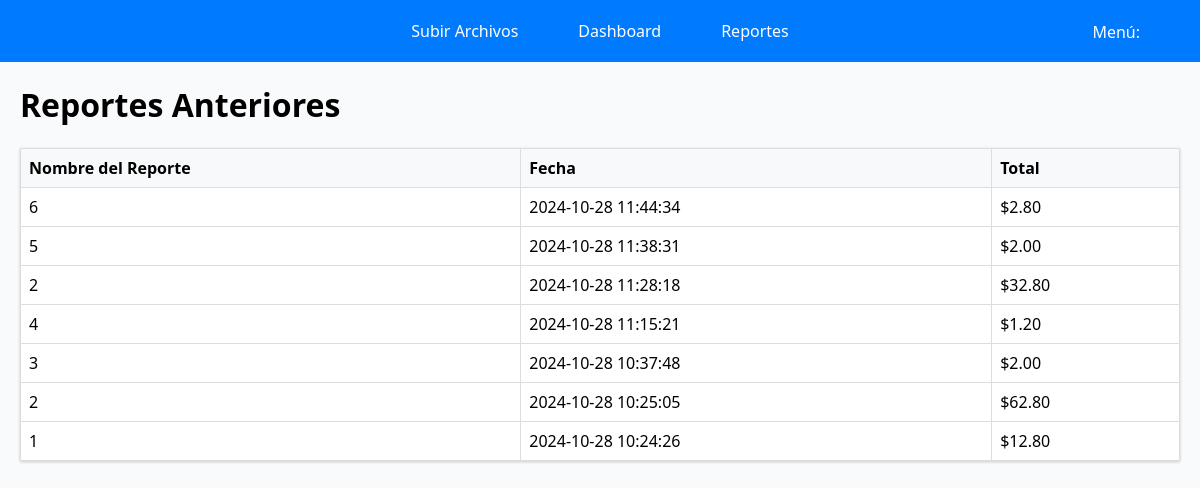
The app's page /reportes.anteriores (signed in), older data.
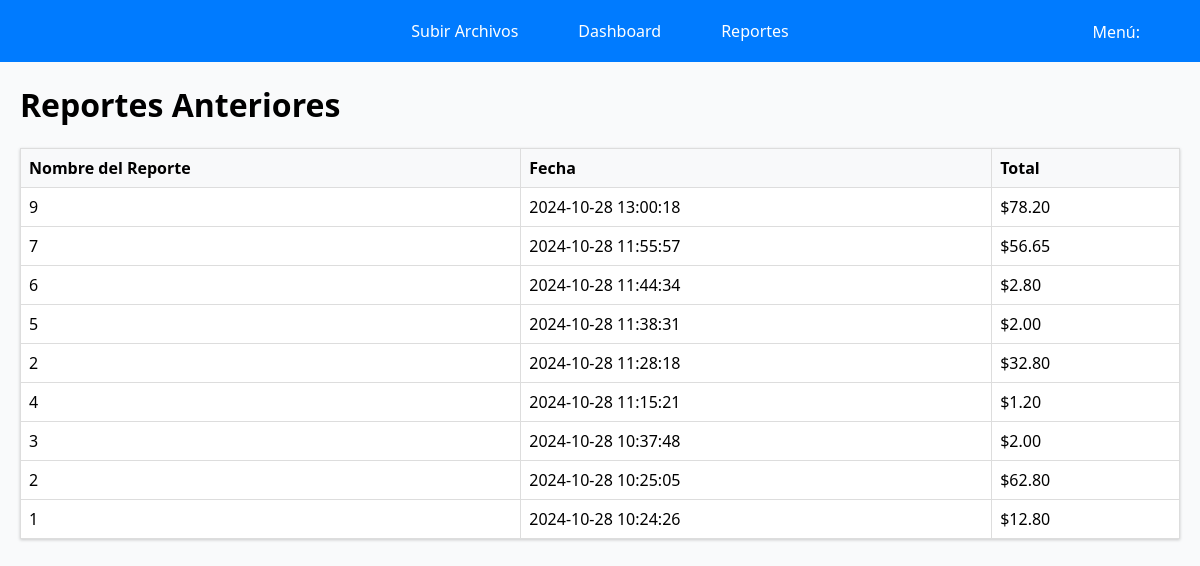
The same page, newer data.
### tables this page shows
CREATE TABLE reportes (
            id INTEGER PRIMARY KEY AUTOINCREMENT,
            nombre TEXT NOT NULL,
            fecha TEXT NOT NULL,
            total REAL NOT NULL
        );

### app.py (the view)
@app.route('/reportes.anteriores')
def reportes_anteriores():
    if 'user_id' not in session:
        return redirect(url_for('login'))
    conn = get_db_connection()
    reportes = conn.execute('SELECT * FROM reportes ORDER BY fecha DESC').fetchall()
    conn.close()
    return render_template('reportes.html', reportes=reportes)

### app.py (called while the page is built)
def get_db_connection():
    conn = sqlite3.connect('app.db')
    conn.row_factory = sqlite3.Row
    return conn

### templates/reportes.html (shortened to what this page needs)
<!DOCTYPE html>
<html lang="es">
<head>
    <link rel="stylesheet" href="/static/styles.css">
</head>
<nav class="navbar">
    <ul>
        <li><a href="/index">Subir Archivos</a></li>
        <li><a href="/dashboard">Dashboard</a></li>
        <li><a href="/reportes.anteriores">Reportes</a></li>
    </ul>
    <li class="dropdownn">
      <p class ="menu" href="javascript:void(0)">Menú:</p>
  </li>
</nav>
<body>
<div class="container">
    <h1>Reportes Anteriores</h1>
    {% if reportes %}
        <table class="report-table">
            <thead>
                <tr>
                    <th>Nombre del Reporte</th>
                    <th>Fecha</th>
                    <th>Total</th>
                </tr>
            </thead>
            <tbody>
                {% for reporte in reportes %}
                    <tr>
                        <td>{{ reporte['nombre'] }}</td>
                        <td>{{ reporte['fecha'] }}</td>
                        <td>${{ "%.2f"|format(reporte['total']) }}</td>
                    </tr>
                {% endfor %}
            </tbody>
        </table>
    {% else %}
        <p>No hay reportes anteriores para mostrar.</p>
    {% endif %}
</div>
</body>

### static/styles.css (style rules this page uses)
body { font-family: 'Segoe UI', Tahoma, Geneva, Verdana, sans-serif; background-color: #f9fafb; margin: 0; padding: 0; }
.navbar { background-color: #007bff; padding: 10px; text-align: center; }
.navbar ul { list-style-type: none; margin: 0; padding: 0; display: flex; justify-content: center; gap: 20px; }
.navbar ul li { display: inline; }
.navbar ul li a { color: white; text-decoration: none; padding: 10px 20px; display: inline-block; transition: background-color 0.3s; }
.menu { color: white; text-decoration: none; font-size: 16px; }
.dropdownn { position: fixed; top: 5px; right: 5%; display: inline-block; z-index: 1; }
.report-table { width: 100%; border-collapse: collapse; margin-top: 20px; background-color: white; box-shadow: 0 1px 3px rgba(0,0,0,0.2); }
.report-table th, .report-table td { padding: 12px; text-align: left; border-bottom: 1px solid #ddd; }
.report-table th { background-color: #f8f9fa; font-weight: bold; }
.container { max-width: 1200px; margin: 20px auto; padding: 0 20px; }

### templates/reportes.html (style rules this page uses)
.report-table { width: 100%; border-collapse: collapse; margin-top: 20px; }
.report-table th, .report-table td { border: 1px solid #ddd; padding: 8px; text-align: left; }

Row changes from the older to the newer data that the page shows:
added reportes: nombre "9", fecha "2024-10-28 13:00:18", total "78.20"
added reportes: nombre "7", fecha "2024-10-28 11:55:57", total "56.65"
